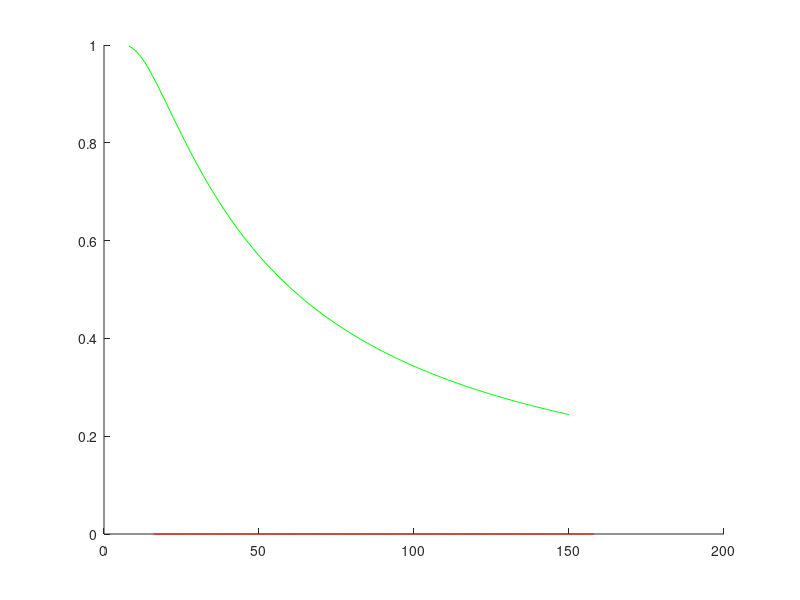

Here is the MATLAB script that generated this plot:
n = 7;

mVals = 8:150;
prob = zeros(size(mVals));
for i = 1:length(mVals)
    
    m = mVals(i);

    numer = nchoosek(m-1,n-1);
    denom = nchoosek(n+m-1,n-1);
    prob(i)= 1-(numer/denom);
    
    
end
%%
figure 
hold on
plot(mVals,prob,'g-');

mu = expfit(prob);
xx = mVals;
yy = (1/mu).*exp(xx./(-mu));
plot(xx+min(mVals),yy,'r-');
hold off